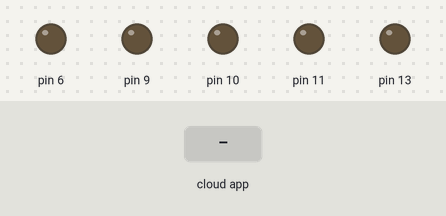
The sketch below on a simulated Arduino Uno, built with avr-gcc and run on an emulated ATmega328P. Parts: output pins drawn as LEDs (lit = HIGH). The test bench sets the inputs (shaded band). The ROS host is connected and sends only what is stated.

Above: at 1.2 s.
1.3 s: the phone or cloud app sets left_publish to -100
At 2.5 s:
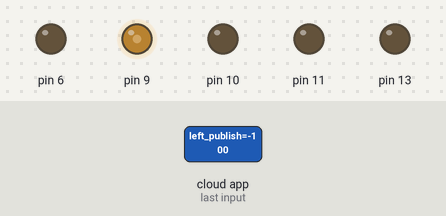
2.8 s: the phone or cloud app sets right_publish to -100
At 3.6 s:
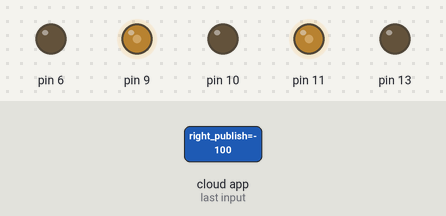
4.3 s: the phone or cloud app sets left_publish to 0
At 5.5 s:
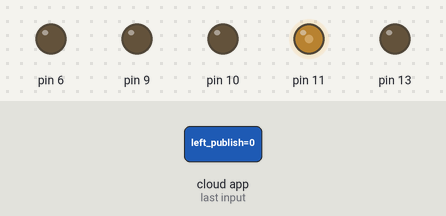
5.8 s: the phone or cloud app sets right_publish to -100
7.3 s: the phone or cloud app sets left_publish to -100
At 8.1 s:
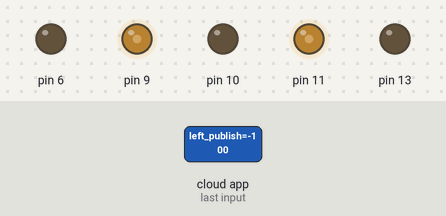
Timing chart, 0 to 9.8 s (numbered marks = the images above; inputs shaded):
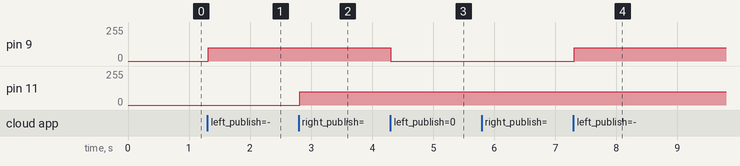

Measured:
- after the input at 1.3 s, pin 9: 0/255 → 100/255 at once
- after the input at 2.8 s, pin 11: 0/255 → 100/255 at once
- after the input at 4.3 s, pin 9: 100/255 → 0/255 at once
- after the input at 7.3 s, pin 9: 0/255 → 100/255 at once

The sketch:

AGV.ino
```cpp
#include <ros.h>
#include <std_msgs/Float32.h>
#include <std_msgs/Float64.h>
ros::NodeHandle nh;

float x;
float y;

void messageCb( const std_msgs::Float64& msg){
  x = msg.data;
}

void messageCb1( const std_msgs::Float64& msg){
  y = msg.data;
}

ros::Subscriber<std_msgs::Float64> sub("left_publish", &messageCb);
ros::Subscriber<std_msgs::Float64> sub2("right_publish", &messageCb1);

void setup() {
  // put your setup code here, to run once:
pinMode(13,OUTPUT);
pinMode(11,OUTPUT);
pinMode(10,OUTPUT);
pinMode(9,OUTPUT);
pinMode(6,OUTPUT);
  nh.initNode();
  nh.subscribe(sub);
  nh.subscribe(sub2);
}

void loop() {
    nh.spinOnce();
  delay(5);


  if (x>0)
  {
    analogWrite(9,x);
    digitalWrite(6,LOW);
  }
  if (x<0)
  { x=-1*x;
    digitalWrite(9,LOW);
    analogWrite(6,x);
  }
  if(x==0.0)
  {
    digitalWrite(9,LOW);
    digitalWrite(6,LOW);
  }


  if (y>0.0)
  {
    analogWrite(11,y);
    digitalWrite(10,LOW);
  }
  if (y<0.0)
  {
    y=-1*y;
    digitalWrite(11,LOW);
    analogWrite(10,y);
  }
  if(y==0.0)
  {
    digitalWrite(11,LOW);
    digitalWrite(10,LOW);
  }


}
```
